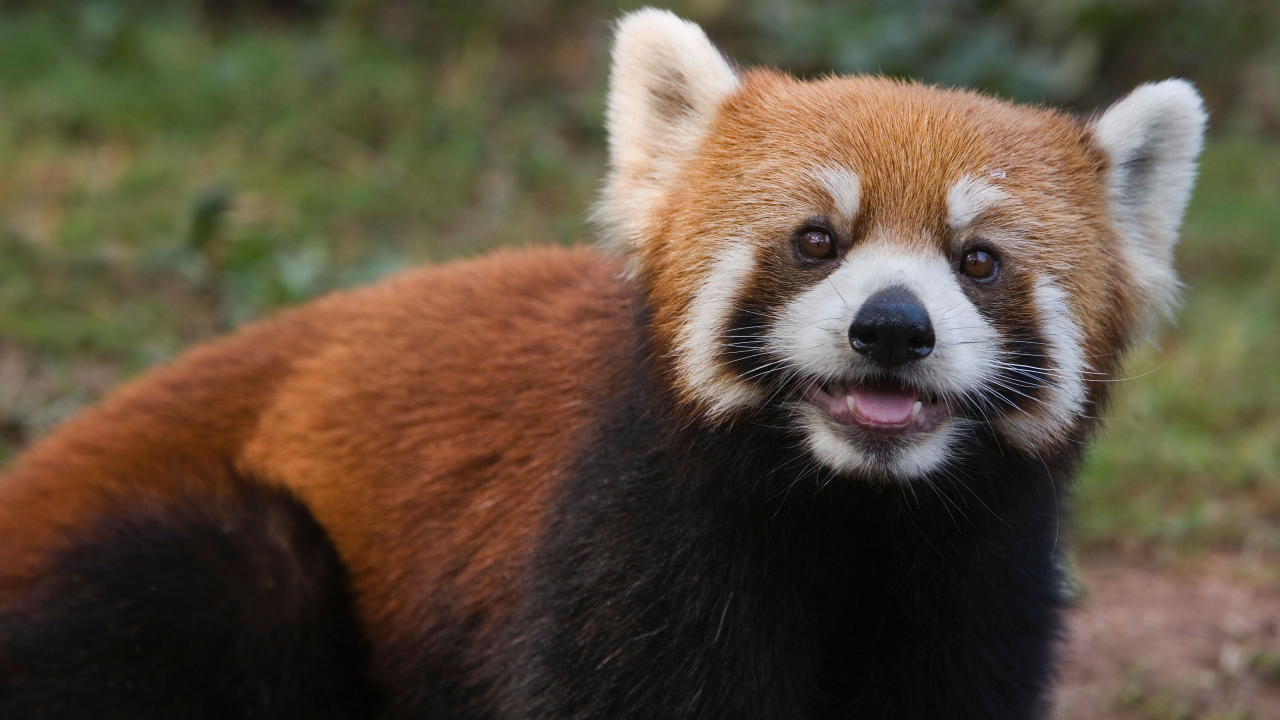
#> input picture openCV/bear.jpg, 3840 x 2160 px, found by its file name (shown at 1/3 size)
$ python image_crop.py
#> lines starting #> are read from the running program, lines starting #| are printed output that depends on the picture
import os
import cv2

img = cv2.imread(os.path.join('.','openCV/bear.jpg'))
#> img is the input picture: shape (2160, 3840, 3); mean B, G, R 62.6, 80.2, 93.9
img_resize = cv2.resize(img,(500,500))
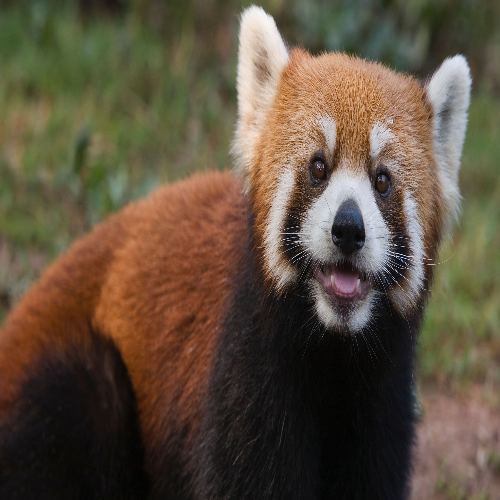
#> img_resize: shape (500, 500, 3); mean B, G, R 62.6, 80.1, 93.8

print(img.shape)
#| (2160, 3840, 3)

cropped_img = img_resize[50:550,10:500]  # height start with 50 and endwith 550 and width start with 10 and endwith 500
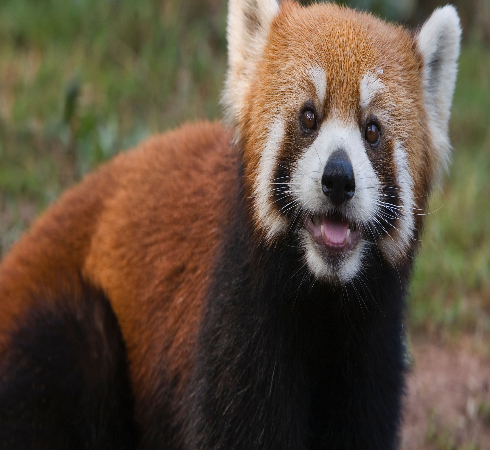
#> cropped_img: shape (450, 490, 3); mean B, G, R 62.5, 79.5, 95.3

# cv2.imshow('image',img)
cv2.imshow('cropped_image',cropped_img)
cv2.waitKey(0)

$ run again, with openCV/resize_tree.jpg copied over openCV/bear.jpg
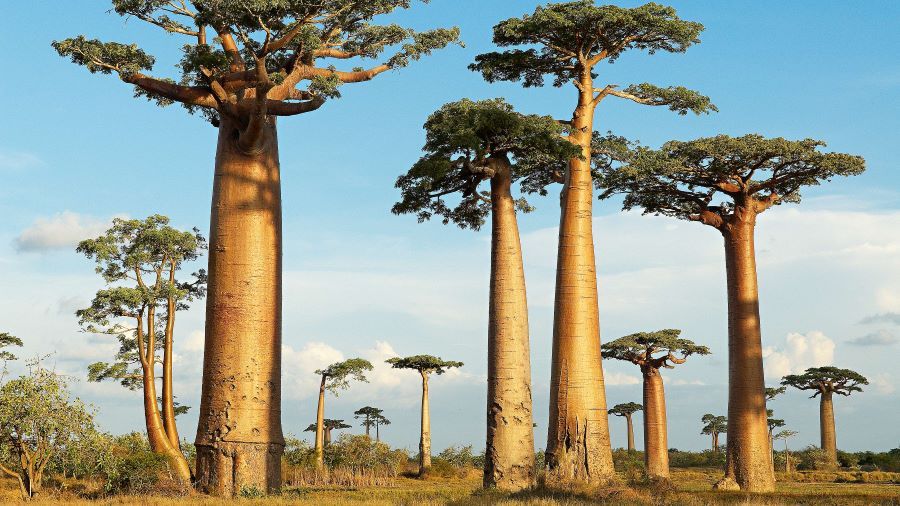
#> input picture openCV/resize_tree.jpg, 900 x 506 px, found by its file name
#> img is the input picture: shape (506, 900, 3); mean B, G, R 146.3, 157.8, 150.3
#> `img_resize = cv2.resize(img,(500,500))`:
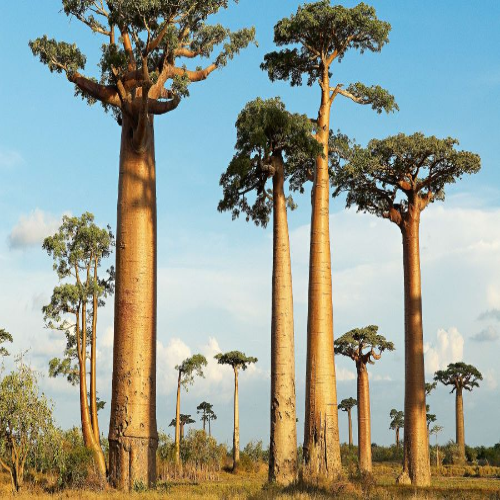
#> img_resize: shape (500, 500, 3); mean B, G, R 146.2, 157.7, 150.2
#| (506, 900, 3)
#> `cropped_img = img_resize[50:550,10:500]`:
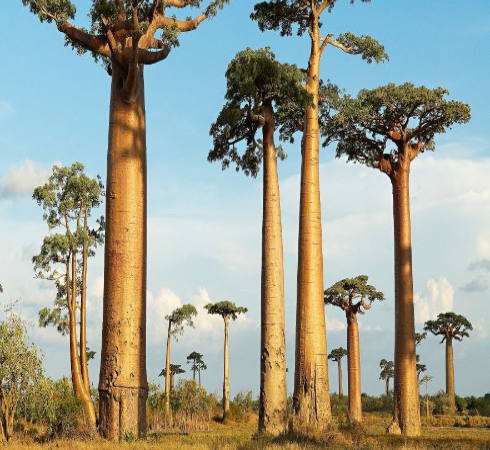
#> cropped_img: shape (450, 490, 3); mean B, G, R 145.1, 159.1, 155.2
